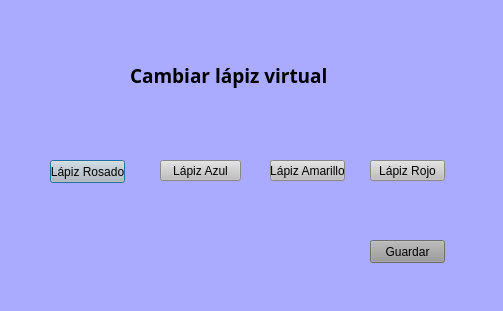
<?xml version="1.0" encoding="UTF-8"?>
<ui version="4.0">
 <class>Dialog</class>
 <widget class="QDialog" name="Dialog">
  <property name="geometry">
   <rect>
    <x>0</x>
    <y>0</y>
    <width>503</width>
    <height>311</height>
   </rect>
  </property>
  <property name="windowTitle">
   <string>Dialog</string>
  </property>
  <property name="styleSheet">
   <string notr="true">background-color: rgb(170, 170, 255);</string>
  </property>
  <widget class="QPushButton" name="pushButton">
   <property name="geometry">
    <rect>
     <x>50</x>
     <y>160</y>
     <width>75</width>
     <height>23</height>
    </rect>
   </property>
   <property name="styleSheet">
    <string notr="true">background-color: rgb(191, 191, 191);</string>
   </property>
   <property name="text">
    <string>Lápiz Rosado</string>
   </property>
  </widget>
  <widget class="QPushButton" name="pushButton_2">
   <property name="geometry">
    <rect>
     <x>160</x>
     <y>160</y>
     <width>81</width>
     <height>21</height>
    </rect>
   </property>
   <property name="styleSheet">
    <string notr="true">background-color: rgb(191, 191, 191);</string>
   </property>
   <property name="text">
    <string>Lápiz Azul</string>
   </property>
  </widget>
  <widget class="QPushButton" name="pushButton_3">
   <property name="geometry">
    <rect>
     <x>270</x>
     <y>160</y>
     <width>75</width>
     <height>21</height>
    </rect>
   </property>
   <property name="styleSheet">
    <string notr="true">background-color: rgb(191, 191, 191);</string>
   </property>
   <property name="text">
    <string>Lápiz Amarillo</string>
   </property>
  </widget>
  <widget class="QPushButton" name="pushButton_4">
   <property name="geometry">
    <rect>
     <x>370</x>
     <y>160</y>
     <width>75</width>
     <height>21</height>
    </rect>
   </property>
   <property name="styleSheet">
    <string notr="true">background-color: rgb(191, 191, 191);</string>
   </property>
   <property name="text">
    <string>Lápiz Rojo</string>
   </property>
  </widget>
  <widget class="QPushButton" name="pushButton_5">
   <property name="geometry">
    <rect>
     <x>370</x>
     <y>240</y>
     <width>75</width>
     <height>23</height>
    </rect>
   </property>
   <property name="styleSheet">
    <string notr="true">background-color: rgb(153, 153, 153);</string>
   </property>
   <property name="text">
    <string>Guardar</string>
   </property>
  </widget>
  <widget class="QLabel" name="label">
   <property name="geometry">
    <rect>
     <x>130</x>
     <y>60</y>
     <width>291</width>
     <height>31</height>
    </rect>
   </property>
   <property name="font">
    <font>
     <family>Rockwell Extra Bold</family>
     <pointsize>14</pointsize>
     <weight>75</weight>
     <bold>true</bold>
    </font>
   </property>
   <property name="cursor">
    <cursorShape>ArrowCursor</cursorShape>
   </property>
   <property name="text">
    <string>Cambiar lápiz virtual</string>
   </property>
   <property name="textFormat">
    <enum>Qt::RichText</enum>
   </property>
   <property name="alignment">
    <set>Qt::AlignLeading|Qt::AlignLeft|Qt::AlignVCenter</set>
   </property>
  </widget>
 </widget>
 <resources/>
 <connections/>
</ui>
